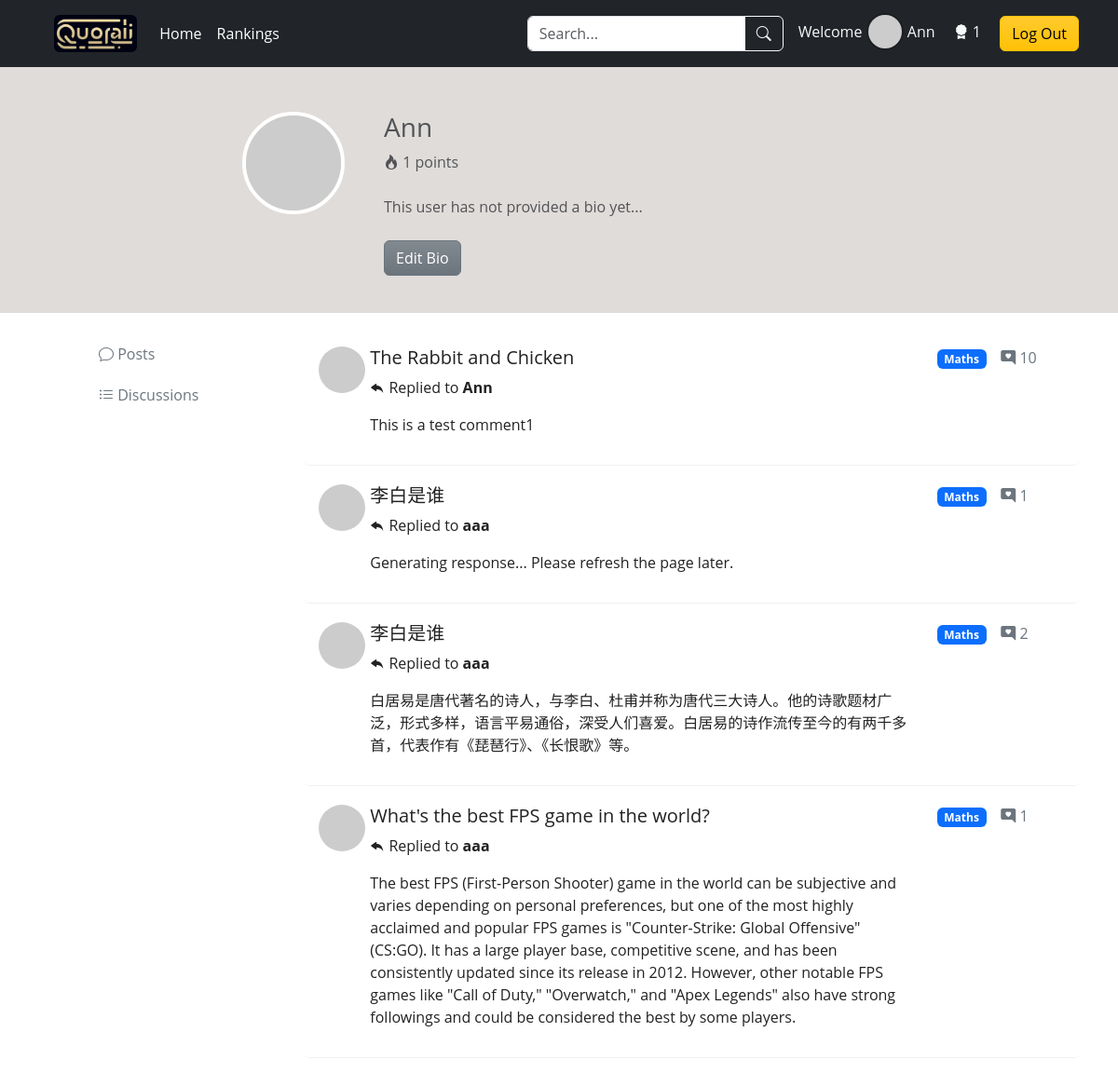
The page /personal-profile?show=comments (signed in) on the database as committed earlier.
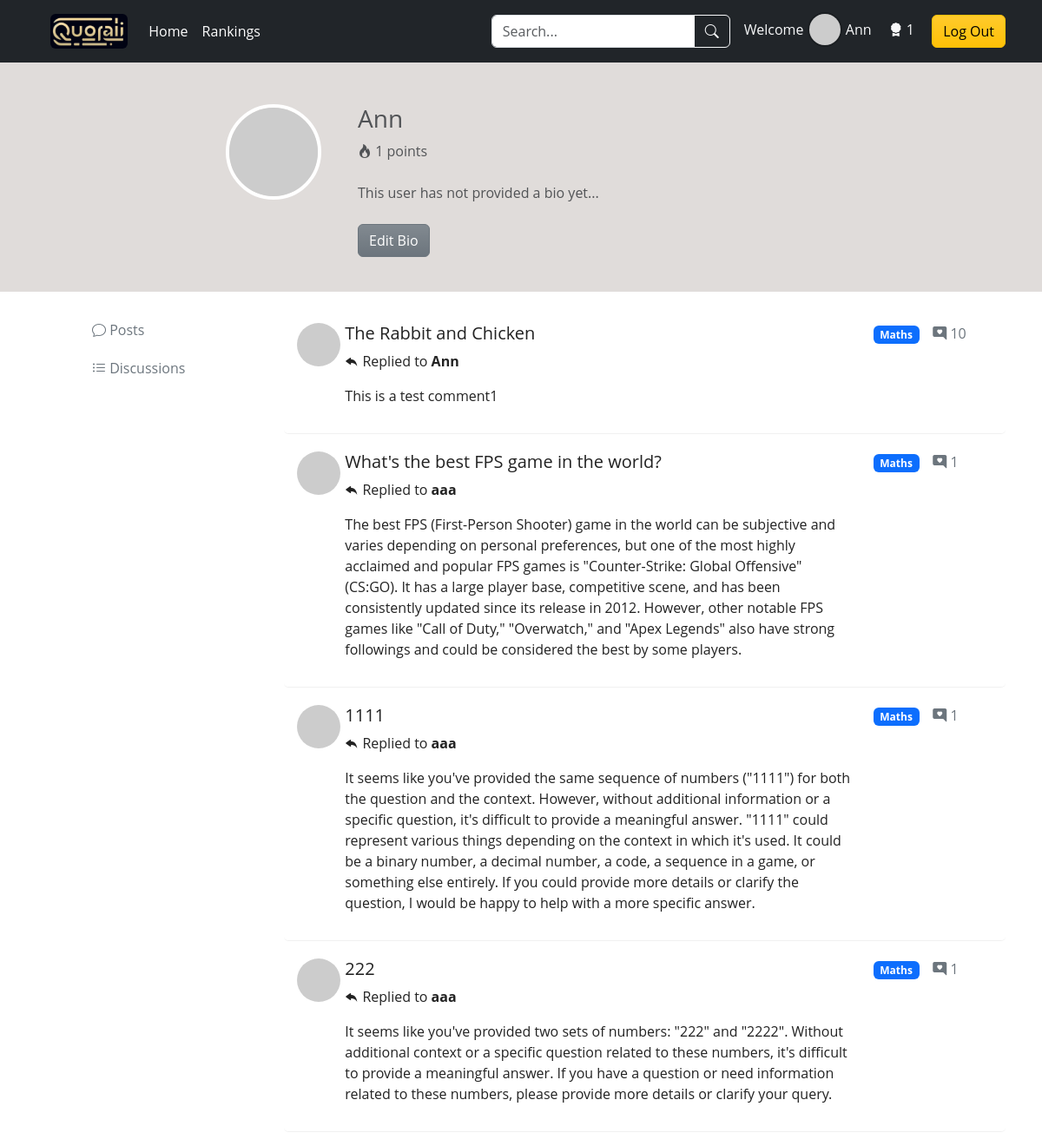
The same page on the database as committed later.
### app/models.py (models this page shows, shortened)
class Comment(db.Model):
    id = db.Column(db.Integer, primary_key=True)
    body = db.Column(db.String(1024))
    timestamp = db.Column(db.DateTime, default=datetime.now)
    author_id = db.Column(db.Integer, db.ForeignKey('user.id'), index=True)
    post_id = db.Column(db.Integer, db.ForeignKey('post.id'), index=True)
    def __repr__(self):
        return '<Comment {}>'.format(self.body)

class Post(db.Model):
    id = db.Column(db.Integer, primary_key=True)
    title = db.Column(db.String(64))
    body = db.Column(db.String(1024))
    timestamp = db.Column(db.DateTime, index=True, default=datetime.now)
    author_id = db.Column(db.Integer, db.ForeignKey('user.id'), index=True)
    category_id = db.Column(db.Integer, db.ForeignKey('category.id'), index=True)
    comments = db.relationship('Comment', backref='post', lazy='dynamic')
    is_solved = db.Column(db.Boolean, default=False)
    def __repr__(self):
        return '<Post {}>'.format(self.body)

class User(db.Model, UserMixin):
    id = db.Column(db.Integer, primary_key=True)
    username = db.Column(db.String(16), index=True, unique=True)
    email = db.Column(db.String(64), index=True, unique=True)
    password_hash = db.Column(db.String(256))
    credit = db.Column(db.Integer, default=0)
    bio = db.Column(db.String(1024))
    posts = db.relationship('Post', backref='author', lazy=True)
    comments = db.relationship('Comment', backref='author', lazy='dynamic')

class Category(db.Model):
    id = db.Column(db.Integer, primary_key=True)
    name = db.Column(db.String(32), unique=True)
    iconClass = db.Column(db.String(32))
    posts = db.relationship('Post', backref='category', lazy='dynamic')

### app/routes.py (the view, shortened to what this page needs)
@app.route('/personal-profile', methods=['GET', 'POST'])
def personalProfile():
    user = current_user
    if request.args.get('show') == 'comments':
        comments = Comment.query.filter_by(author_id=user.id).all()
        mix = {}
        for comment in comments:
            post = Post.query.get(comment.post_id)
            if post:
                if post not in mix:
                    mix[post] = []
                mix[post].append(comment)
        print(mix)
        return render_template('personal-profile.html', title='Personal Profile', user=user, mix=mix)

### app/__init__.py (called while the page is built)
@login_manager.user_loader
def load_user(user_id):
    user = User.query.get(user_id)
    return user

### app/templates/personal-profile.html (shortened to what the changed rows need)
{% extends "base.html" %}
{% block style %}
<link rel="stylesheet" href="{{ url_for('static', filename='css/personal-profile.css') }}">
{% endblock %}
{% block main %}
<div class="container-fluid self-intro background-brown text-muted">
    <div class="row clearfix mt-5 mb-4">
        <div class="col-md-5 column personal-details">
            <h3 class="text-left">
                {{ user.username }}
            </h3>
            <div>
                <i class="bi bi-fire"></i>
                <span>{{ user.credit }} points</span>
            </div>
            <div class="overflow-auto mt-4" style="max-height: 100px;">
                <p id="bio-text" class="text-left">
                </p>
            </div>
            <button id="edit-btn" class="btn btn-secondary bg-gradient text-white mt-2">Edit Bio</button>
        </div>
    </div>
</div>
<div class="container">
    <div class="row clearfix">
        <div class="col-md-9 column mt-3">
            {% if mix %}
                <ul class="discussion-list list-unstyled">
                    {% for post, comments in mix.items() %}
                    {% for comment in comments %}
                    <li>
                        <div class="row clearfix">
                            <div class="col-md-10 column row clearfix">
                                <div class="col-md-1 column">
                                    <img alt="50x50" src='https://robohash.org/{{ post.author.email }}' class="rounded-circle"
                                        style="width: 50px; height: 50px;" />
                                </div>
                                <div class="col-md-11">
                                    <h5>
                                        <a href="{{ url_for('postDetails', post_id=post.id) }}#{{ comment.id }}" style="text-decoration: none; color: inherit;" onmouseover="this.style.color='#007bff'" onmouseout="this.style.color='inherit'">{{ post.title }}</a>
                                    </h5>
                                    <p>
                                        <i class="bi bi-reply-fill"></i>
                                        <span>Replied to <b>{{ post.author.username }}</b></span>
                                    </p>
                                    <p>{{ comment.body }}</p>
                                </div>
                            </div>
                            <div class="col-md-2 column">
                                <div class="row clearfix">
                                    <div class="col-md-6 column category-tag">
                                        <span class="badge category-tag" data-category-id="{{ post.category.id }}">{{ post.category.name }}</span>
                                    </div>
                                    <div class="col-md-6 column text-secondary">
                                        <p>
                                            <i class="bi bi-chat-right-heart-fill"></i>
                                            {{ post.comments.all()|length }}
                                        </p>
                                    </div>
                                </div>
                            </div>
                        </div>
                    </li>
                    {% endfor %}
                    {% endfor %}
                </ul>
            {% endif %}
        </div>
    </div>
</div>
{% endblock %}

### app/templates/base.html (shortened to what this page needs)
<!DOCTYPE html>
<html lang="en">
<head>
   <link href="https://cdn.jsdelivr.net/npm/bootstrap@5.3.3/dist/css/bootstrap.min.css" rel="stylesheet">
   <link rel="stylesheet" href="https://cdn.jsdelivr.net/npm/bootstrap-icons@1.11.3/font/bootstrap-icons.min.css">
   <link rel="stylesheet" href="{{ url_for('static', filename='css/base.css') }}">
    {% block style %}{% endblock %}
</head>
<body>
    <header class="p-3 bg-dark text-white fixed-top">
        <div class="container">
            <div class="d-flex flex-wrap align-items-center justify-content-center justify-content-lg-start">
                <a href="/" class="d-flex align-items-center mb-2 mb-lg-0 mx-3 text-white text-decoration-none">
                    <img alt="logo" src="{{ url_for('static', filename='img/4501715747379_.pic.jpg') }}" class="rounded logo" />
                </a>
                <ul class="nav col-12 col-lg-auto me-lg-auto mb-2 justify-content-center mb-md-0">
                    <li><a href="/" class="nav-link px-2 text-white">Home</a></li>
                    <li><a href="{{ url_for('rankingPage') }}" class="nav-link px-2 text-white">Rankings</a></li>
                </ul>
                <form class="col-12 col-lg-auto mb-3 mb-lg-0 me-lg-3" method="get" action="{{ url_for('search') }}">
                    <div class="input-group">
                        <input type="search" class="form-control form-control-dark" placeholder="Search..." aria-label="Search" name="search_keywords">
                        <button class="btn btn-outline-light" type="submit"><i class="bi bi-search"></i>
                        </button>
                    </div>
                </form>
                <div class="text-end">
                    {% if current_user.is_authenticated %}
                    <div class="user-info">
                        <span class="text-light me-3">Welcome
                            <img alt="Avatar" src='https://robohash.org/{{ current_user.email }}' class="rounded-circle" style="width: 40px; height: 40px; border: rgba(0, 0, 0, 0.2) 2.5px solid; margin-top: -5px;" />
                            <a href="{{ url_for('personalProfile') }}" style="text-decoration: none; color: inherit;" onmouseover="this.style.color='#FFA500'" onmouseout="this.style.color='inherit'">{{ current_user.username }}</a>
                    </span>
                        <span class="text-light me-3"><i class="bi bi-award-fill"></i> {{ current_user.credit }}</span>
                        <a class="btn btn-warning bg-gradient" href="{{ url_for('logout') }}">Log Out</a>
                    </div>
                    {% else %}
                    <button type="button" id="loginButton" class="btn btn-outline-light me-2" data-bs-toggle="modal" data-bs-target="#ModalToggle">Login</button>
                    <button type="button" class="btn btn-warning" data-bs-toggle="modal" data-bs-target="#staticBackdrop" id="registerbtn">Sign-up</button>
                    {% endif %}
                </div>
            </div>
        </div>
    </header>
    <main>
        {% block main %}{% endblock %}
    </main>
</body>
</html>

Rows that differ between the two databases and show on the page:
removed Post: title "李白是谁"
no longer on this page (row edited): Comment: {{ post.author.username }} "aaa", body "Generating response... Please refresh the page later.", {{ post.category.name }} "Maths", comments.all|length "1"
removed Post: title "李白是谁"
no longer on this page (row edited): Comment: {{ post.author.username }} "aaa", body "白居易是唐代著名的诗人，与李白、杜甫并称为唐代三大诗人。他的诗歌题材广泛，形式多样，语言平易通俗，深受人们喜爱。白居易的诗作流传至今的有两千多首，代表作有《琵琶行》、《长恨歌》等。", {{ post.category.name }} "Maths", comments.all|length "2"
added Post: title "1111"
added Comment: {{ post.author.username }} "aaa", body "It seems like you've provided the same sequence of numbers (\"1111\") for both the question and the context. However, without additional information or a specific question, it's difficult to provide a meaningful answer. \"1111\" could represent various things depending on the context in which it's used. It could be a binary number, a decimal number, a code, a sequence in a game, or something else entirely. If you could provide more details or clarify the question, I would be happy to help with a more specific answer.", {{ post.category.name }} "Maths", comments.all|length "1"
added Post: title "222"
added Comment: {{ post.author.username }} "aaa", body "It seems like you've provided two sets of numbers: \"222\" and \"2222\". Without additional context or a specific question related to these numbers, it's difficult to provide a meaningful answer. If you have a question or need information related to these numbers, please provide more details or clarify your query.", {{ post.category.name }} "Maths", comments.all|length "1"
